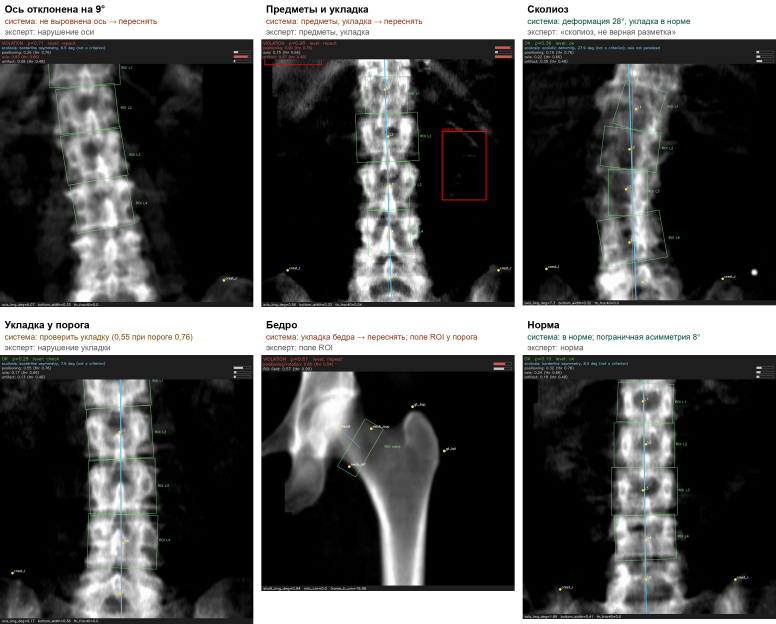
#> input picture presentation/img/cases2.jpg, 2328 x 1870 px (shown at 1/3 size)
$ python -i criteria.py   (imports and definitions only)
#> lines starting #> are read from the running program, lines starting #| are printed output that depends on the picture; after the words box and inside, x2 and y2 are one past the last pixel; in counts of white or black regions, pixels touching at a corner belong together
"""Критерии качества по ориентирам: признаки → вероятность нарушения по каждому критерию ТЗ.

Идея (docs/05, эксп. 02): критерии ТЗ — геометрия. Из точек (врача или локализатора) считаем понятные
признаки — угол оси, запасы поля в сантиметрах, видимость структур — и поверх них учим маленькую модель
на метках экспертов. Жёстких порогов нет: сколиоз и перелом ломают «5° в лоб», а границу нормы по
малому вертелу задают эксперты, не мы. Каждый признак объясним врачу и выводится на снимок.

Формат точек: {name: {"x", "y", "present"[, "conf"]}} в пикселях исходника.
"""
from __future__ import annotations

import math

import cv2

import numpy as np

from .labels import HIP_FLAGS, REGION_SPINE, SPINE_FLAGS, pixel_mm

SPINE_FEATURES = ["axis_deg", "axis_ok", "n_levels", "L5_present", "th12_present", "crests", "crest_l", "crest_r",
                  "top_gap_cm", "bottom_gap_cm", "conf_min", "th12_conf", "crest_l_conf", "crest_r_conf", "crests_conf", "axis_img_deg", "cnn_artifact",
                  "bottom_width", "bottom_ratio", "th_frac40", "th_frac40_log", "th_p999", "th_lines", "th_linearea", "bg_median", "axis_min_third", "soft_mean",
                  "om_max_all", "om_max", "om_area"]
HIP_FEATURES = ["top_cm", "lat_cm", "bottom_cm", "min_cm", "shaft_deg", "neck_shaft_deg", "neck_mm", "head_gt_dy_mm",
                "lt_mm", "lt_present", "ischium_present", "ischium_cut", "n_missing", "narrow_frame", "conf_min",
                "ischium_conf", "lt_conf", "base_conf_min", "frame_h_cm", "frame_w_cm", "lowest_gap_cm", "cnn_hip_pos", "shaft_img_deg"]

# Какие признаки видит каждый критерий. При 6–36 положительных примерах лишние признаки только шумят,
# поэтому наборы короткие и клинически осмысленные (docs/05, эксп. 02–03).
CRITERION_FEATURES = {
    "spine_positioning": ["bottom_width", "soft_mean"],   # полоса таза внизу + средняя яркость мягких тканей (эксп. 13: сырой 0,83; крупный пациент → гребни вне кадра)
    "spine_axis_tilt": ["axis_img_deg", "axis_min_third"],   # угол по точкам сети — шум (0,55); прямой наклон ≠ сколиоз (эксп. 05)
    "spine_artifact": ["th_frac40_log", "cnn_artifact", "om_max_all", "om_area"],  # top-hat (эксп. 05) + CNN (эксп. 12) + карта предметов object-CXR (эксп. 13: 0,90 → 0,93)
    "hip_positioning_rotation": ["shaft_img_deg", "cnn_hip_pos"],   # эксп. 06: с сильным ансамблем CNN остальные точечные признаки только шумят; ось диафиза — для объяснимости
    "hip_roi_field": ["min_cm", "frame_h_cm"],
}


# [13 lines left out: functions _pt, _conf, not called in this run]


def _conf_min(lm: dict) -> float:
    cs = [float(p.get("conf", 1.0)) for p in lm.values() if p.get("present", True)]
    return min(cs) if cs else 0.0


# [143 lines left out: functions spine_features, _fit_angle, spine_axis_min_third, _spine_centroids, spine_axis_from_image, shaft_axis_from_image, not called in this run]


def artifact_features(img: np.ndarray | None, centers: list[tuple[float, float]] | None = None) -> dict:
    """Посторонние предметы на снимке позвоночника (эксп. 05, монтаж 17 положительных): это тонкие яркие линии и
    дуги у краёв кадра (фурнитура одежды, цепочки) и «серая вуаль» плотной ткани. Ориентиры их не видят, CNN — слабо
    (0,73–0,76). Здесь: верхний top-hat (ядро 9 px) выделяет тонкие яркие структуры; считаем их вне столба
    позвоночника (±20 % ширины от центра столба) и вне чёрных масок. th_frac40 — доля пикселей с откликом > 40
    (AUC 0,91), th_p999 — 99,9-й перцентиль отклика (0,90), th_lines — число вытянутых компонент (0,78),
    bg_median — яркость фона в средней полосе (вуаль, 0,65).

    centers — центры тел Th12, L1–L5 (x, y): полоса позвоночника идёт по ним, а не по прямой вертикали. Только для эксп. 30:
    гипотеза «прямая полоса отрезает изогнутый столб при сколиозе» не подтвердилась (признак на сколиозах почти не меняется,
    ложные «предметы» те же), вариант отклонён воротами. В бою centers не передаётся — поведение прежнее."""
    f = {"th_frac40": 0.0, "th_frac40_log": 0.0, "th_p999": 0.0, "th_lines": 0.0, "th_linearea": 0.0, "bg_median": 0.0}
    if img is None:
        return f
    h, w = img.shape
#> h = 1870; w = 2328
    nz = img[img > 0]
    if nz.size < 100:
        return f
    thr = np.percentile(nz, 70)
#> thr = 221
    mid = img[int(h * 0.2):int(h * 0.8)]
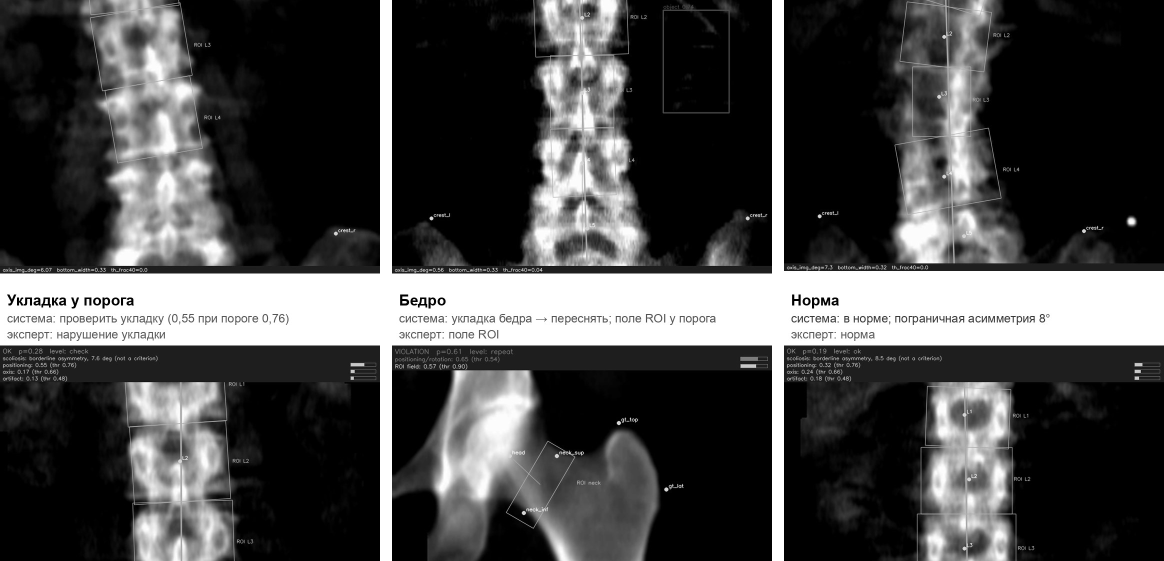
#> mid: shape (1122, 2328) (shown at 1/2 size); min 0, max 255, mean 72.5
    cols = np.convolve((mid >= thr).mean(0), np.ones(15) / 15, "same")
#> cols = 2328 values, max 1 at index 767, min 0.0684 at index 0, mean 0.164
    cx = int(np.argmax(cols))
#> cx = 767
    outside = np.ones((h, w), bool)
    half = int(w * 0.2)
#> half = 465
    pts = sorted((c for c in (centers or []) if c), key=lambda c: c[1])
    if len(pts) >= 3:                                   # полоса по центрам тел позвонков (эксп. 30)
        rows_c = np.interp(np.arange(h), [c[1] for c in pts], [c[0] for c in pts]).round().astype(int)
        for yy, xc in enumerate(rows_c):
            outside[yy, max(0, xc - half):min(w, xc + half)] = False
    else:                                               # прямая полоса вокруг самого яркого столбца (эксп. 05)
        outside[:, max(0, cx - half):min(w, cx + half)] = False
    outside &= img > 0
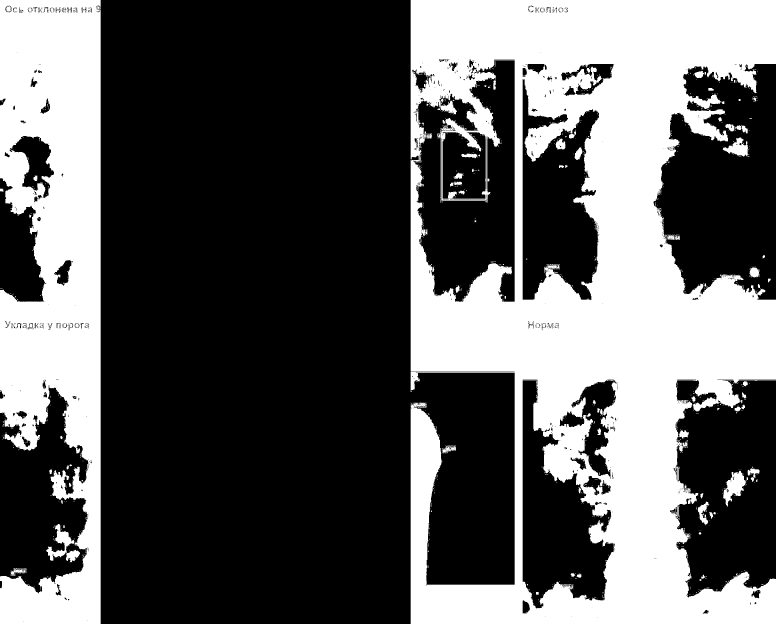
#> outside: shape (1870, 2328) bool (shown at 1/3 size); 36.3% white; 1025 white regions (942 under 20 px), largest, box (x1, y1, x2, y2) and area: (1232, 0, 2328, 1870) 1149021, (0, 0, 302, 1870) 405711, (139, 1572, 240, 1687) 3950
    th = cv2.morphologyEx(img, cv2.MORPH_TOPHAT, cv2.getStructuringElement(cv2.MORPH_ELLIPSE, (9, 9)))
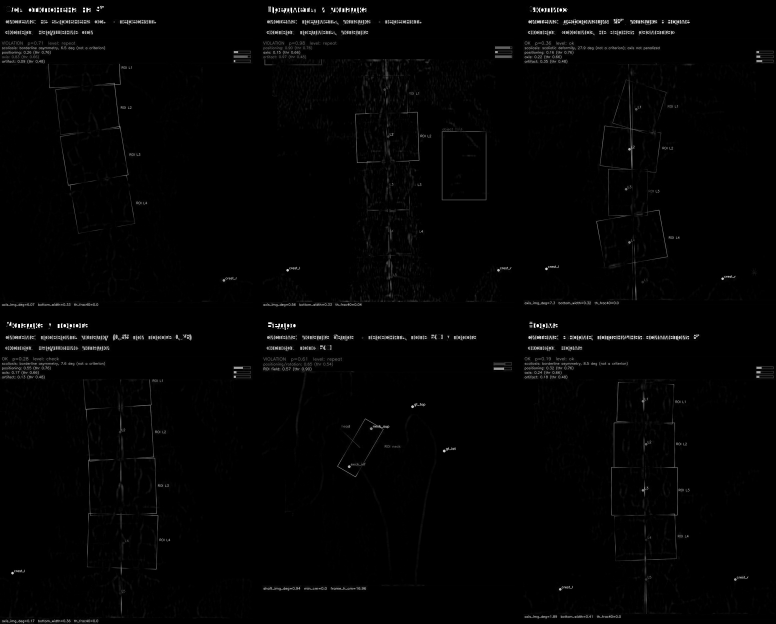
#> th: shape (1870, 2328) (shown at 1/3 size); min 0, max 255, mean 3.4
    r = th[outside].astype(np.float32)
    if r.size:
        f["th_frac40"] = float((r > 40).mean())
        f["th_frac40_log"] = float(np.log1p(1000.0 * f["th_frac40"]))      # хвост тяжёлый: 0 у большинства, до 0,05 у предметов
        f["th_p999"] = float(np.percentile(r, 99.9))
    m = ((th > 50) & outside).astype(np.uint8)
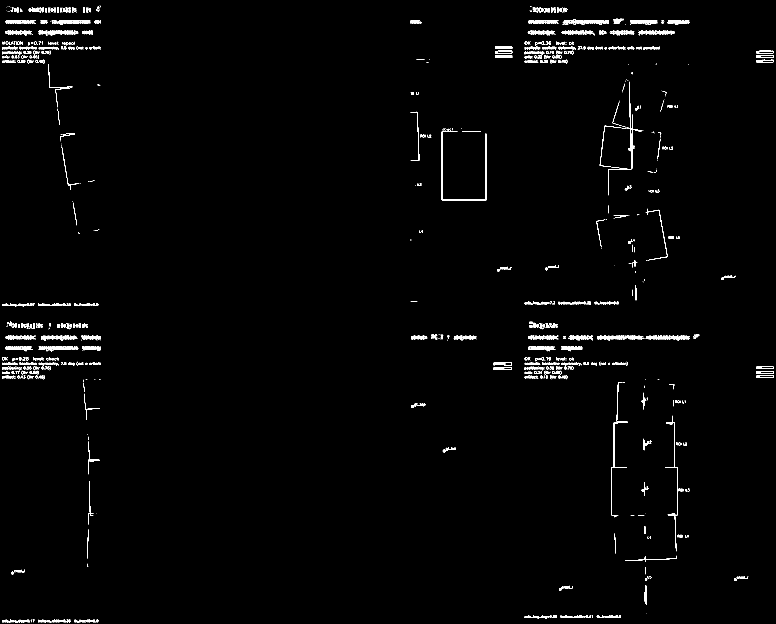
#> m: shape (1870, 2328) (shown at 1/3 size); values 0 (black) and 1 (white), 1.3% white; 1417 white regions (547 under 20 px), largest, box (x1, y1, x2, y2) and area: (1325, 393, 1459, 601) 1407, (1880, 245, 1928, 509) 1027, (1995, 1247, 2033, 1654) 801
    n, lab, st, _ = cv2.connectedComponentsWithStats(m, connectivity=8)
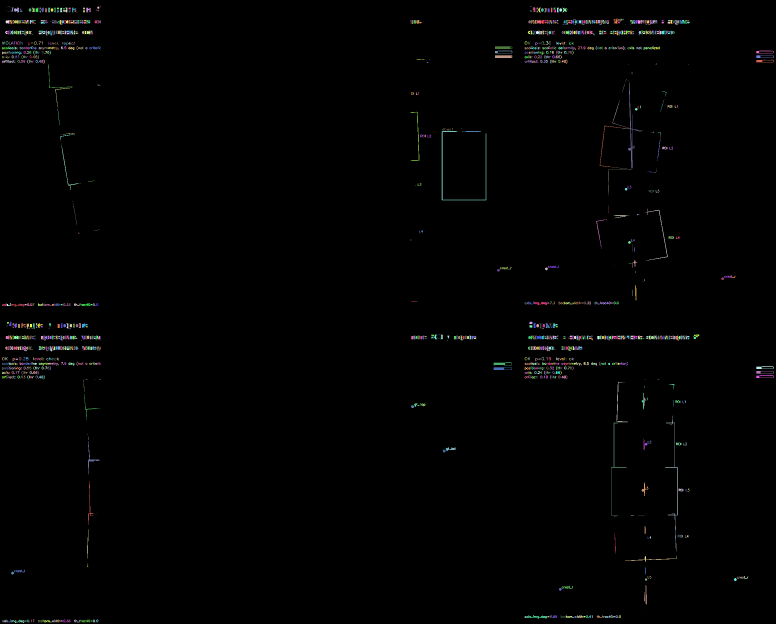
#> lab: shape (1870, 2328) int32 (shown at 1/3 size); 1418 distinct labels, from 0 to 1417; one colour per label, 0 black
#> n = 1418; st = 1418 rows, first 6: [0, 0, 2328, 1870, 4298499], [299, 17, 3, 5, 8], [23, 20, 2, 1, 2], [27, 20, 2, 1, 2], [292, 20, 6, 6, 31], [1590, 20, 3, 1, 3]
    for i in range(1, n):
        a, bw, bh = st[i, cv2.CC_STAT_AREA], st[i, cv2.CC_STAT_WIDTH], st[i, cv2.CC_STAT_HEIGHT]
        if a >= 12 and max(bw, bh) / max(1, min(bw, bh)) >= 2.5:
            f["th_lines"] += 1
            f["th_linearea"] += float(a)
#> this loop made 1417 passes
#> (a, bw, bh) on passes 1 to 3: (8, 3, 5), (2, 2, 1), (2, 2, 1)
#> after the loop, f = {'th_frac40': 0.0381, 'th_frac40_log': 3.67, 'th_p999': 253, 'th_lines': 189, 'th_linearea': 14719, 'bg_median': 0}
    bg = mid[outside[int(h * 0.2):int(h * 0.8)]]
    if bg.size:
        f["bg_median"] = float(np.median(bg))
    return f


# [73 lines left out: functions bottom_bone_width, _near_black, hip_features, not called in this run]


class CriteriaModel:
    """Логистические регрессии по критериям поверх признаков (обучаются в scripts/train_criteria.py)."""

    def __init__(self, models: dict):
        self.models = models                     # criterion → {"features": [...], "coef", "intercept", "mean", "std"}

    @staticmethod
    def _sigmoid(z: float) -> float:
        return 1.0 / (1.0 + math.exp(-z))

    # [11 lines left out: function predict, not called in this run]

    def to_json(self) -> dict:
        return {c: {"features": m["features"], "coef": list(map(float, m["coef"])), "intercept": float(m["intercept"]),
                    "mean": list(map(float, m["mean"])), "std": list(map(float, m["std"]))} for c, m in self.models.items()}

    # [4 lines left out: function from_json, not called in this run]


SPINE_CRITERIA = list(SPINE_FLAGS)     # spine_positioning, spine_axis_tilt, spine_artifact
HIP_CRITERIA = list(HIP_FLAGS)         # hip_positioning_rotation, hip_roi_field


# ---------- объяснение для врача и совет лаборанту (текст по признакам, без ML) ----------
ADVICE = {
    # Формулировки общие, без градусов и сантиметров: по замечанию экспертов на консультации 16.10 система не должна
    # давать точных указаний («повернуть на 5°») — тонкостей укладки много, решение остаётся за лаборантом и врачом.
    # Измерения остаются в протоколе (comment) как факты.
    "spine_positioning": "Проверить границы поля сканирования поясничного отдела: сверху должен быть виден нижний грудной позвонок, снизу — гребни подвздошных костей.",
    "spine_axis_tilt": "Проверить укладку: позвоночник отклонён от продольной оси стола. Выровнять пациента по средней линии.",
    "spine_artifact": "Убедиться, что в области сканирования нет посторонних предметов (металл, фурнитура одежды); при необходимости повторить исследование.",
    "hip_positioning_rotation": "Проверить укладку бедра: положение конечности и ротацию согласно протоколу исследования.",
    "hip_roi_field": "Проверить поле сканирования: проксимальный отдел бедра должен полностью входить в область исследования с запасом по краям.",
}


# [27 lines left out: function explain, not called in this run]

>>> import cv2
>>> picture = cv2.imread('../../presentation/img/cases2.jpg', cv2.IMREAD_GRAYSCALE)
>>> result = artifact_features(picture)
#> result = {'th_frac40': 0.0381, 'th_frac40_log': 3.67, 'th_p999': 253, 'th_lines': 189, 'th_linearea': 14719, 'bg_median': 82}
